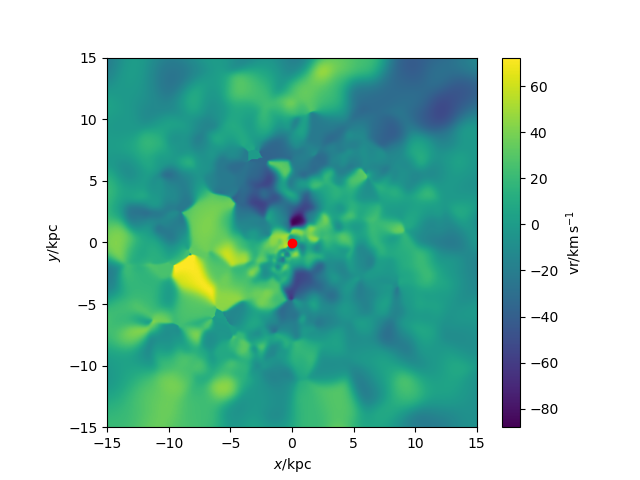

Reproduce this figure in Python.
#galaxy 284 gas velocity code with BH pos
import pynbody
import numpy as np
import pandas as pd
import pynbody.plot.sph as sph
import matplotlib.pyplot as plt

#loading snapshot
s=pynbody.load('/mnt/data0/jillian/gguaman/r284/cosmo25p.768sg1bwK1BHe75.007779')

#setting to physical units
s.physical_units()

#centering halo
pynbody.analysis.angmom.faceon(s)

#creating gas velocity plot
sph.image(s.g,qty="vr",width=40,denoise=True,approximate_fast=False,log=False)

#function to find BH
def findBH(s):
    BHfilter=pynbody.filt.LowPass('tform',0.0)
    BH=s.stars[BHfilter]
    return BH
BH=findBH(s)
print("The number of black holes is",len(BH))

#distance BH is from galaxy
#with pynbody.analysis.halo.center(s, mode='hyb'):
print([s],['pos'])

BHposition = BH['pos']
print("The black hole's position is", BH['pos'].in_units('kpc'))

#putting BH x in column
BHx=BHposition[[0],0]
#print(BHx)

#putting BH y in column
BHy=BHposition[[0],1]
#print(BHy)

#putting BH z in column
BHz=BHposition[[0],2]
#print(BHz)

#plotting BH position
plt.plot(BHx,BHy, 'ro')

#plt.show()
plt.savefig("galaxy284_velocity.png")
